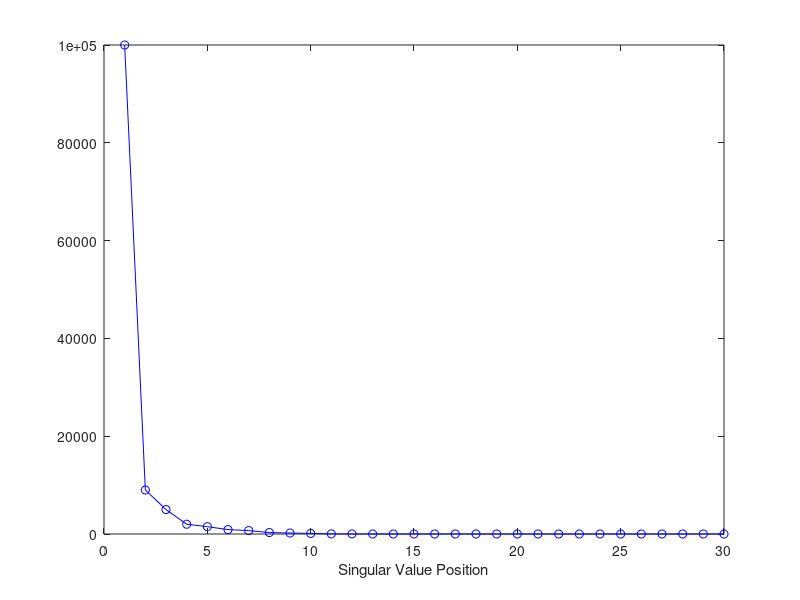
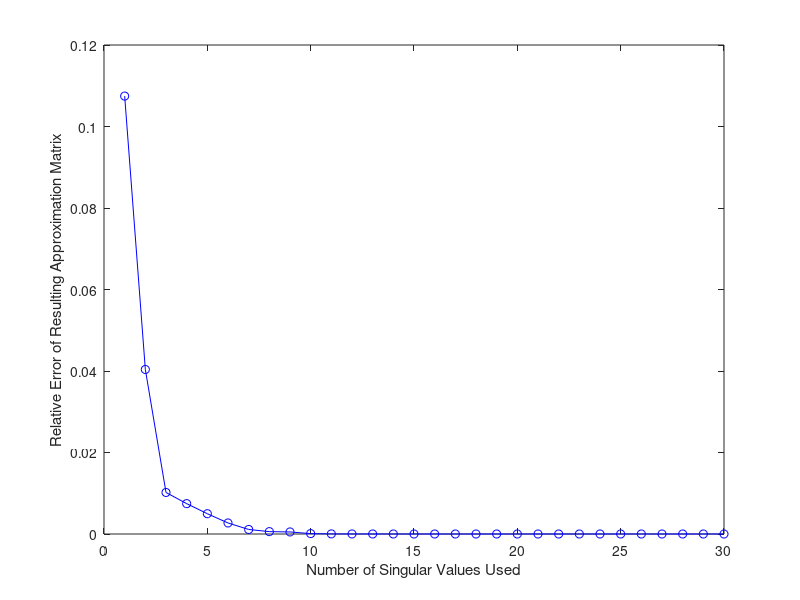

The MATLAB source for these figures, in order:
%% MATLAB has a build in SVD command "svd"

% define number of rows and columns of matrix A
m = 10; 
n = 10;

% create random matrix of size m x n 
A1 = rand(m,n)

% find SVD decomposition of A
[U,Sigma,V] = svd(A1)
%% Find low-rank approximation of A using SVD
% create random matrix of size 30 x 30 with a given spectrum and find its SVD
evals = [100000 9000 5000 2000 1500 900 700 300 200 121 25 10 5 2 1 0.945 ...
    0.9 0.877 0.843 0.8 0.7 0.75 0.4 0.3 0.002 0.0032 0.004 0.0002 0.0001 ...
    0.0001]; %d efine the spectrum
dec_evals = sort(evals,'descend'); % sort the eigenvalues from large to small

fig1 = figure; clf;
plot(dec_evals,'bo-') % plot the eigenvalues
xlabel('Singular Value Position')

Adiag = diag(dec_evals,0); % create a diagonal matrix with eigenvalue entries
T = rand(30); % create a random 30 x 30 matrix
A = T * Adiag * inv(T); % perform a similarity transformation
[U_k,Sigma,V_k] = svd(A); % find SVD 

% decide how many singular values to keep ( <n)
% change this value to see how the error differs
ksigma = 1;

% find the best rank k approximation of A by using a linear combination of
% outerproducts with the singular value of A as the weights
A_best = zeros(size(A));
for i = 1:ksigma
    A_best = A_best + (Sigma(i,i) * U_k(:,i) * V_k(:,i)');
end

A_best;

% find the error of the best rank k approximation of A
err = norm(A-A_best)
err_A_best = norm(err)/norm(A)

% plot error as a function of the rank k approximation of A 
A_best = zeros(size(A));
err_list = zeros(30,1)
for k = 1:30
    A_best = zeros(size(A));
    for i = 1:k
        A_best = A_best + (Sigma(i,i) * U_k(:,i) * V_k(:,i)');
    end
    err_list(i) = norm(A-A_best)/norm(A)
end

fig2 = figure; clf;
plot(err_list,'bo-')
xlabel('Number of Singular Values Used') 
ylabel('Relative Error of Resulting Approximation Matrix') 

%% Find the pseudo-inverse of A
% create random matrix A
A = [-1 1 0; -1 0 1; 0 -1 1]
b = [900; -601; 10]

A\b % note this gives no solution since A is non-singular

% built in pesudeo-inverse command "pinv", works for any case
pinvA = pinv(A)
pinvA*b %solves issue with least squares solution

%% Principal Component Analysis
m=5;
n=4;
A = rand(m,n);
centered_A = zeros(size(A));
for i = 1:m
    for j = 1:n
        centered_A(i,j) = A(i,j)-mean(A(:,j))
    end
end

coeff = pca(A)


[U,S,V] =svd(centered_A)

norm(V-coeff,2)
